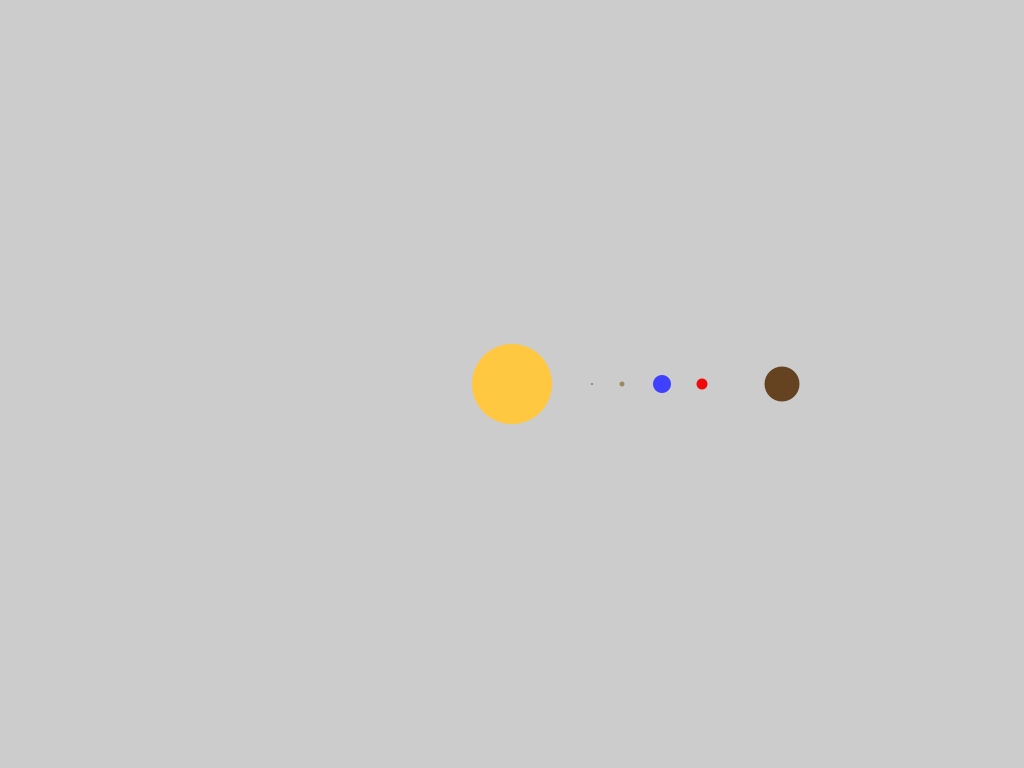
Frame 1 (no input)
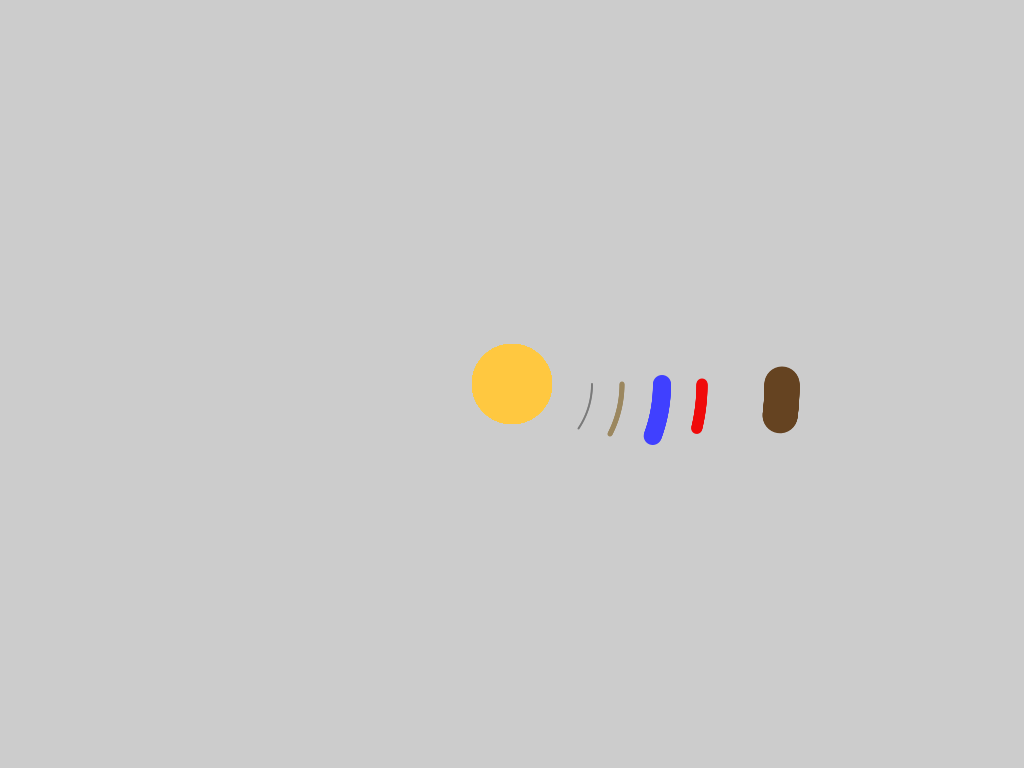
Frame 60 (the mouse pressed at the canvas centre just before this capture)
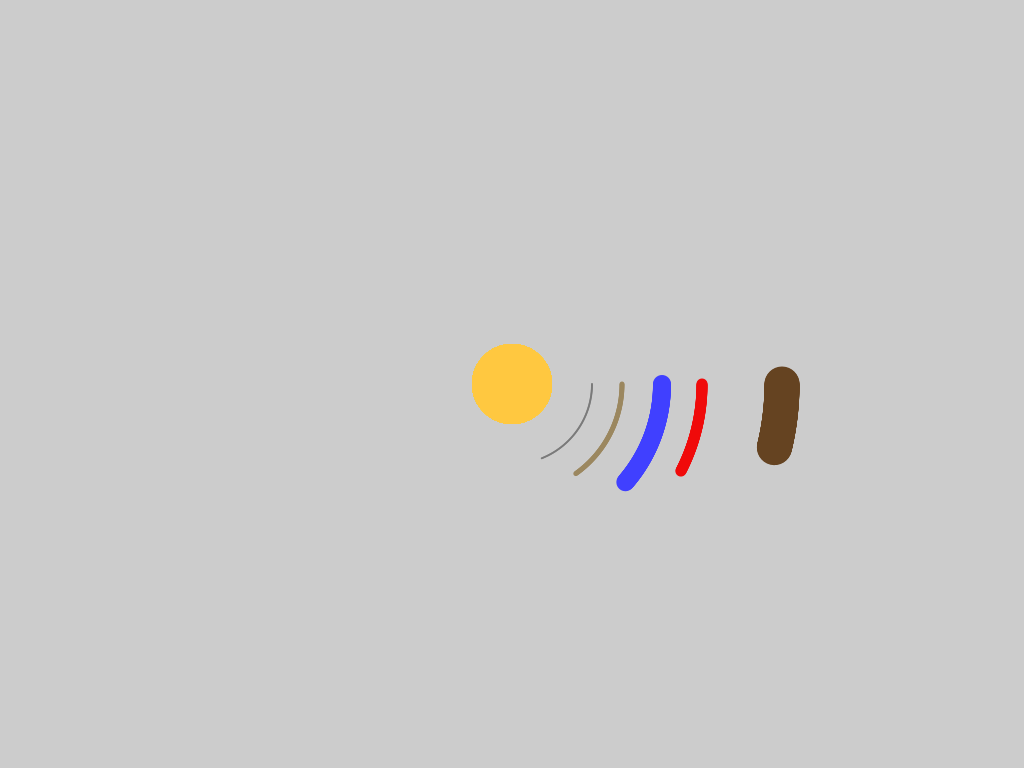
Frame 120 (the mouse held since frame 60 and released just before this capture)

The Processing sketch that drew these frames (run headless with seeded random() and noise(); from frame 60 on, the mouse is pressed at the canvas centre):

// Processing sketch: orbit
// ── orbit.pde
float SunDiam = 80;

float MercuryDiam = 2;
float MercuryOrbitRadius = 80;
float MercuryAngle = 0;

float VenusDiam = 5;
float VenusOrbitRadius = 110;
float VenusAngle = 0;

float EarthDiam = 18;
float EarthOrbitRadius = 150;
float EarthAngle = 0;

float MarDiam = 11;
float MarOrbitRadius = 190;
float MarAngle = 0;

float JupiterDiam = 35;
float JupiterOrbitRadius = 270;
float JupiterAngle = 0;

void setup() {
  size(1024,768);
  
  frameRate(100);
}

void draw() {
  //background(0,0,0);   
  translate(width/2,height/2);  
  noStroke();
  
  fill(255,200,64);            
  ellipse(0,0,SunDiam,SunDiam); 
  
  pushMatrix();
  rotate(MercuryAngle);
  translate(MercuryOrbitRadius, 0);
  fill(122,122,122);                   
  ellipse(0,0,MercuryDiam,MercuryDiam); 
  popMatrix();
   
  pushMatrix();
  rotate(VenusAngle);
  translate(VenusOrbitRadius,0);
  fill(155,135,95);
  ellipse(0,0,VenusDiam,VenusDiam);
  popMatrix();
  
  pushMatrix();
  rotate(EarthAngle);
  translate(EarthOrbitRadius, 0);
  fill(64,64,255);                   
  ellipse(0,0,EarthDiam,EarthDiam); 
  popMatrix();

  pushMatrix();
  rotate(MarAngle);
  translate(MarOrbitRadius, 0);
  fill(240,10,10);                   
  ellipse(0,0,MarDiam,MarDiam); 
  popMatrix();
  
  pushMatrix();
  rotate(JupiterAngle);
  translate(JupiterOrbitRadius, 0);
  fill(101,67,33);                   
  ellipse(0,0,JupiterDiam,JupiterDiam); 
  popMatrix();
  
  MercuryAngle += 0.01;
  VenusAngle += 0.008;
  EarthAngle += 0.006;
  MarAngle += 0.004;
  JupiterAngle += 0.002;

}
